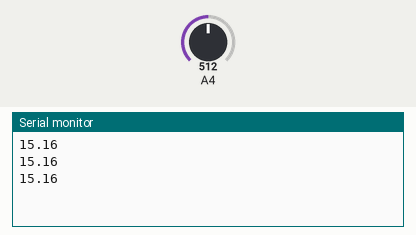
A sketch run on a simulated Arduino Uno, built with avr-gcc and run on an emulated ATmega328P. On the bench: the last lines printed to the serial monitor. The inputs (shaded band) are chosen by the test bench; at power-on: A4 = 512.

Above: at 1.3 s.
1.4 s: A4 set to 716
At 1.9 s:
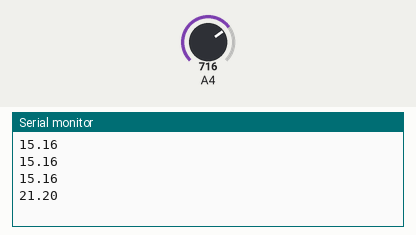
2.9 s: A4 set to 900
At 3.4 s:
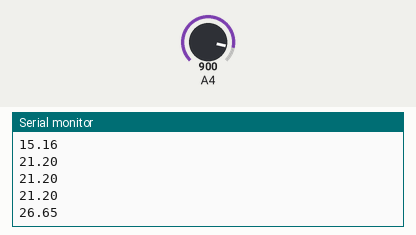
Timing chart, 0 to 5.9 s (numbered marks = the images above; inputs shaded):
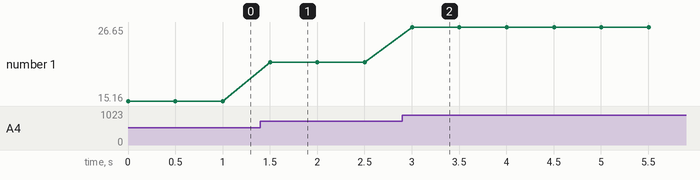

Measured:
- after the input at 1.4 s, the serial monitor: prints a new line after 0.10 s (image 1)
- after the input at 2.9 s, the serial monitor: prints a new line after 0.10 s (image 2)
- plotted number 1: 15.16 → 21.2 after the input at 1.4 s, 21.2 → 26.65 after the input at 2.9 s

The sketch:

voltmeter.ino
```cpp
float value=0.00;
float voltage;
float current;
const float R1=99.9;
const float R2=19.83;
const float R1i=100;
const float R2i=20;

const float K=((R1+R2)/R2)/((R1i+R2i)/R2i);

const float AVCC=4.99;

void setup()
{
  Serial.begin(9600);

}

void loop()
{
  value=(float)analogRead(A4);
  voltage=value*(AVCC/1024)*((R1+R2)/R2)*K;
  Serial.println(voltage,2);
  delay(500);

}
```
